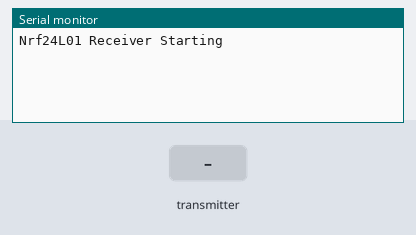
This sketch was run on a simulated Arduino Uno, built with avr-gcc and run on an emulated ATmega328P. Shown: the last lines printed to the serial monitor. Inputs (shaded band) come from the test bench. No radio packets arrive unless stated.

Above: at 2.2 s.
2.3 s: the transmitter starts sending data.0 = 0
At 3.3 s:
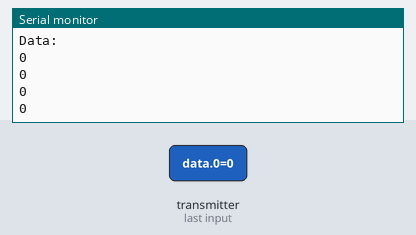
3.8 s: the transmitter starts sending data.1 = 64
5.3 s: the transmitter starts sending data.2 = 128
6.8 s: the transmitter starts sending data.3 = 255
At 7.9 s:
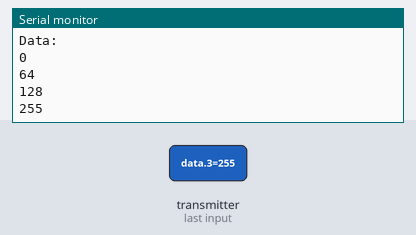
Timing chart, 0 to 9.3 s (numbered marks = the images above; inputs shaded):
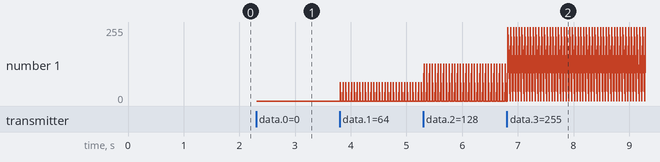

The sketch:

receiver_side_variables.ino
```cpp
//https://www.electroniclinic.com/
// SLIGHTLY CHANGED FROM https://www.electroniclinic.com/nrf24l01-with-arduino-nrf24l01-pinout-and-example-codes/#24G_NRF24LO1_Transceiver_Module
// because read function does not output anyting anymore
/*
pins connections

vcc 3.3
gnd gnd
ce pin9
scn pin10
sck pin13
mosi pin11
moso pin12


*/
#include <SPI.h>
 #include <nRF24L01.h>
 #include <RF24.h>
 #define CE_PIN 9
 #define CSN_PIN 10

 const uint64_t pipe = 0xE8E8F0F0E1LL;

RF24 radio(CE_PIN, CSN_PIN);
byte data[6]; // depending on the number of sensors used

unsigned long lastReceiveTime = 0;
unsigned long currentTime = 0;


void setup()
 {
 Serial.begin(9600);
 delay(1000);
 Serial.println("Nrf24L01 Receiver Starting");
 radio.begin();
 radio.openReadingPipe(1,pipe);
 radio.startListening();
 }

void loop()
 {


 if ( radio.available() ) {
  radio.read( data, sizeof(data) );
  Serial.println("Data:");
  Serial.println(data[0]);
  Serial.println(data[1]);
  Serial.println(data[2]);
  Serial.println(data[3]);
 }
 }
```

Measured:
- after the input at 2.3 s, the serial monitor: prints a new line at once (image 1)
- after the input at 6.8 s, the serial monitor: prints a new line at once (image 2)
- plotted number 1: 0 → 255 after the input at 6.8 s
